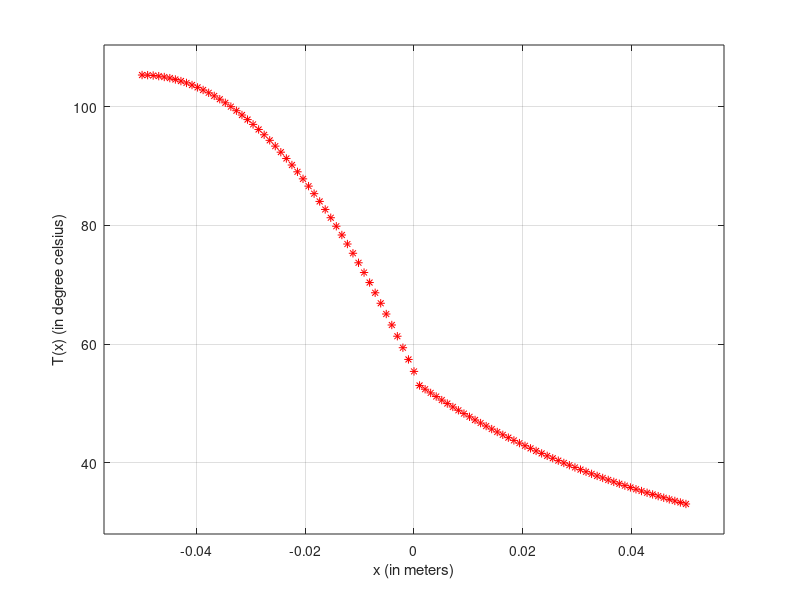

Recreate this plot in MATLAB.
% Final Exam - Q1
% Viral Panchal

close all
clear all
clc

% Global variables
q_dot = 1e+6;
L = 0.050;  % in meter
d = 0.005;  % in meter
k = 25;
T_b = 328.53; % in kelvin
T_inf = 293.15; % in kelvin

% Variables for -L to 0
x1 = linspace(0,0.05,50);
x_1 = linspace(-0.05,0,50);
T1 = zeros();

for i = 1:length(x1)
    T1(i,1)= ((q_dot * (L^2 - abs(x1(i))^2))/(2*k))+T_b;
end

% Variables for 0 to L
x2 = linspace(0.05,1,50);
x_2 = linspace(0,0.05,50);
T2 = zeros();

for i = 1:length(x2)
    T2(i,1) = exp(-x2(i)) * (T_b-T_inf) + T_inf;
end

% Plotting both outputs
plot(x_1,T1-273.15,'r*')
hold on
plot(x_2(2:length(x_2)),T2(2:length(T2),1)-273.15,'r*')
ylabel('T(x) (in degree celsius)')
xlabel('x (in meters)')
axis padded
grid on